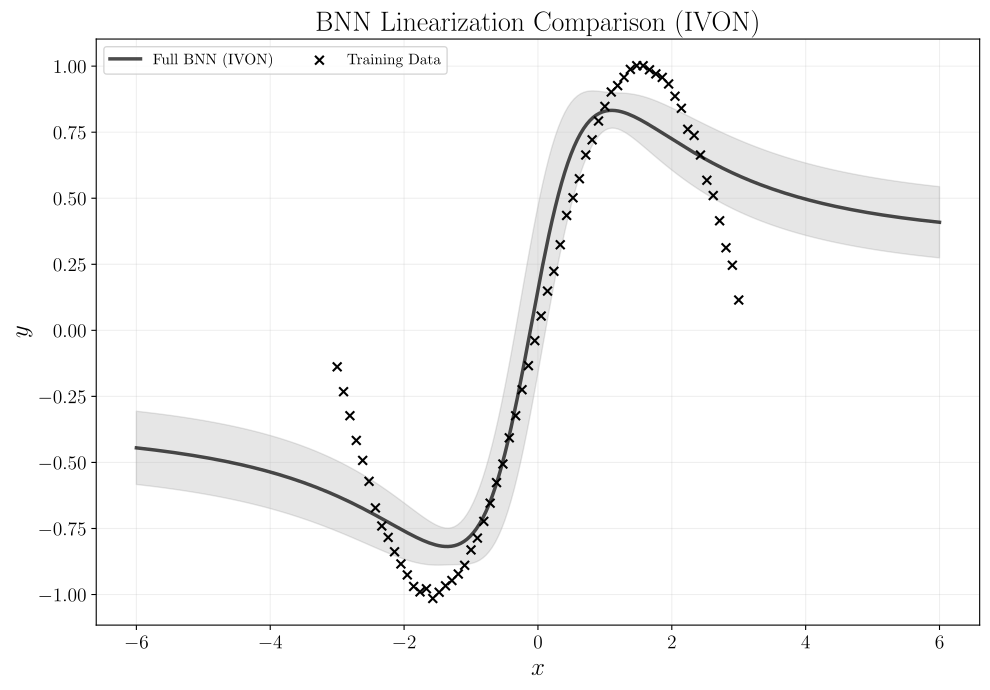

Reproduce this figure in Python.
import torch
import torch.nn as nn
import numpy as np
import matplotlib.pyplot as plt
import argparse
import os
import ivon

from src.linear_utils import compute_exact_posterior, compute_mfvi_analytic
from src.utils import set_seeds

# ICML/LaTeX Formatting
plt.rcParams.update({
    "text.usetex": True,
    "font.family": "serif",
    "font.serif": ["Computer Modern Roman"],
})

# ICML Formatting Constants
LBL_FS = 18
TTL_FS = 20
TICK_FS = 14
LEG_FS = 14
LW_LINE = 2.5

def functional_forward(params, inputs):
    """Computes the forward pass given a list of weights and biases."""
    curr_x = inputs
    # parameters are in order: w0, b0, w1, b1, ...
    param_list = list(params.values())
    for i in range(0, len(param_list), 2):
        w = param_list[i]
        b = param_list[i+1]
        
        lin_out = curr_x @ w.T + b.unsqueeze(0)
        
        if i < len(param_list) - 2:
            curr_x = torch.nn.functional.relu(lin_out)
        else:
            curr_x = lin_out
    return curr_x

def get_average_basis_functions(model, optimizer, x, n_samples=32):
    """Computes the average Jacobian of the model output w.r.t its weights over q(theta)."""
    total_phi = None
    print(f"Sampling {n_samples} times for average basis functions...")
    
    for s in range(n_samples):
        with optimizer.sampled_params():
            # Extract current sampled parameters from the model
            # functional_forward expects them in order p_0, p_1...
            params_sample = {f"p_{i}": p.detach().clone().requires_grad_(True) for i, p in enumerate(model.parameters())}
            
            sample_phi = []
            for i in range(x.shape[0]):
                x_i = x[i:i+1]
                out = functional_forward(params_sample, x_i)
                val = out.sum()
                grads = torch.autograd.grad(val, params_sample.values())
                flat_grad = torch.cat([g.flatten() for g in grads])
                sample_phi.append(flat_grad.detach())
            
            sample_phi = torch.stack(sample_phi)
            if total_phi is None:
                total_phi = sample_phi
            else:
                total_phi += sample_phi
                
    return total_phi / n_samples

def train_ivon(model, optimizer, x, y, noise_sigma, epochs=5000):
    model.train()
    # Average Negative Log-Likelihood for Gaussian
    # NLL = 1/(2*sigma^2) * MSE + 0.5 * log(2*pi*sigma^2)
    losses = []
    for epoch in range(epochs):
        optimizer.zero_grad()
        with optimizer.sampled_params(train=True):
            preds = model(x)
            mse = torch.nn.functional.mse_loss(preds, y)
            loss = mse / (2 * noise_sigma**2)
            loss.backward()
        optimizer.step()
        losses.append(mse.item()) # Still track MSE for the loss curve
        if epoch % 5000 == 0:
            print(f"Epoch {epoch}, Loss (MSE) {mse.item()}")
    model.eval()
    return losses

def main():
    parser = argparse.ArgumentParser(description="BNN Linearization Experiment with IVON")
    parser.add_argument("--width", type=int, default=256)
    parser.add_argument("--depth", type=int, default=1)
    parser.add_argument("--epochs", type=int, default=20000)
    parser.add_argument("--lr", type=float, default=0.05)
    parser.add_argument("--hess_init", type=float, default=1.0)
    parser.add_argument("--noise_sigma", type=float, default=0.1)
    parser.add_argument("--prior_std", type=float, default=0.33)
    parser.add_argument("--train_samples", type=int, default=1)
    parser.add_argument("--test_samples", type=int, default=100)
    parser.add_argument("--basis_samples", type=int, default=32)
    parser.add_argument("--temperature", type=float, default=1.0)
    args = parser.parse_args()

    torch.set_default_dtype(torch.float64)
    set_seeds(42)
    device = "cpu"

    # 1. Data Generation
    N = 64
    N_TEST = 256
    NOISE_SIGMA = 0.01
    
    x_train = torch.linspace(-3, 3, N).reshape(-1, 1)
    # Use the specified noise_sigma for consistency
        # Matching fixed_basis_function.py logic
    # x_train = torch.randn(N, 1) * 2
    y_train = torch.sin(x_train.squeeze(-1)).reshape(-1, 1) + torch.randn(N, 1) * NOISE_SIGMA
    # x_train = x_train / 3.0
    
    x_test = torch.linspace(-6, 6, N_TEST).reshape(-1, 1)
    y_test_clean = torch.sin(x_test.squeeze(-1)).reshape(-1, 1)
    # x_test = x_test / 3.0
    
    # 2. Model and IVON Setup
    layers = []
    curr_dim = 1
    for _ in range(args.depth):
        layers.append(nn.Linear(curr_dim, args.width))
        layers.append(nn.Tanh())
        curr_dim = args.width
    layers.append(nn.Linear(curr_dim, 1))
    model = nn.Sequential(*layers).to(device)
    
    # weight_decay in IVON acts as prior precision (1/prior_var)
    wd = 1.0 / (args.prior_std**2)
    # ess should be the number of training examples
    optimizer = ivon.IVON(model.parameters(), lr=args.lr, ess=N/args.temperature, weight_decay=wd, hess_init=args.hess_init, mc_samples=args.train_samples)
    
    print(f"Training with IVON for {args.epochs} epochs...")
    losses = train_ivon(model, optimizer, x_train, y_train, noise_sigma=NOISE_SIGMA, epochs=args.epochs)
    
    # Plot Loss Curve
    fig_loss, ax_loss = plt.subplots(1, 1, figsize=(8, 5))
    ax_loss.plot(losses, color="red", linewidth=1)
    ax_loss.set_yscale('log')
    ax_loss.set_xlabel("Epoch", fontsize=LBL_FS)
    ax_loss.set_ylabel("MSE Loss", fontsize=LBL_FS)
    ax_loss.set_title("Training Loss Curve", fontsize=TTL_FS)
    ax_loss.grid(True, alpha=0.3)
    fig_loss.savefig("ivon_loss_curve.pdf", bbox_inches='tight')
    plt.close(fig_loss)
    print("Saved loss curve to ivon_loss_curve.pdf")

    # 3. Linearization
    print("Computing average linearized basis functions...")
    params_mean = {f"p_{i}": p.detach() for i, p in enumerate(model.parameters())}
    f_0_train = functional_forward(params_mean, x_train).detach()
    f_0_test = functional_forward(params_mean, x_test).detach()
    
    phi_train = get_average_basis_functions(model, optimizer, x_train, n_samples=args.basis_samples)
    phi_test = get_average_basis_functions(model, optimizer, x_test, n_samples=args.basis_samples)
    
    y_centered = y_train - f_0_train
    
    # 4. Linear Model Comparison
    print("Computing Linearized Exact and MFVI...")
    # Map phi to standard scale for analytical solvers
    # IVON posterior is N(w, 1/h)
    # We can use the Hessian as precision.
    # For LLA: Sigma = H^-1
    
    # Extract IVON Hessian
    with torch.no_grad():
        h_flat = torch.cat([optimizer.state[p]["hess"] if p in optimizer.state and "hess" in optimizer.state[p] else torch.zeros_like(p).flatten() for p in model.parameters()])
        # Wait, in the test script I saw group['hess']. 
        # In ivon source, hess is in group if initialized.
        # Actually it's better to get it from group.
        h_flat = torch.cat([pg["hess"] for pg in optimizer.param_groups])
        
    var_ivon_lla = torch.diag(phi_test @ torch.diag(1.0 / h_flat) @ phi_test.T)
    std_ivon_lla = torch.sqrt(var_ivon_lla + NOISE_SIGMA**2)

    # Compute Analytic Benchmarks (using a standard prior scale for comparison)
    prior_std = 0.33 # Prior scale used in BNN script
    phi_train_scaled = phi_train * prior_std
    phi_test_scaled = phi_test * prior_std
    
    mu_lin_exact, Sigma_lin_exact = compute_exact_posterior(phi_train_scaled, y_centered, NOISE_SIGMA)
    m_lin_mfvi, S_lin_mfvi = compute_mfvi_analytic(phi_train_scaled, y_centered, 1.0, NOISE_SIGMA)
    
    preds_exact = f_0_test + phi_test_scaled @ mu_lin_exact
    std_exact = torch.sqrt(torch.diag(phi_test_scaled @ Sigma_lin_exact @ phi_test_scaled.T))
    
    preds_mfvi = f_0_test + phi_test_scaled @ m_lin_mfvi
    std_mfvi = torch.sqrt(torch.diag(phi_test_scaled @ torch.diag(S_lin_mfvi) @ phi_test_scaled.T))

    # 4b. NN with Optimized Linear MFVI Parameters
    print("Computing BNN (Full NN) with optimized linear MFVI params...")
    delta_w_full = (m_lin_mfvi * prior_std)
    
    # We need a new model instance to avoid messing with tuned means
    opt_model = nn.Sequential(*[nn.Linear(1, args.width), nn.ReLU(), nn.Linear(args.width, 1)] if args.depth==1 else layers).to(device)
    # Actually just clone the model state
    import copy
    opt_model = copy.deepcopy(model)
    
    curr_idx = 0
    with torch.no_grad():
        for p in opt_model.parameters():
            num = p.numel()
            p.data += delta_w_full[curr_idx : curr_idx+num].reshape(p.shape)
            curr_idx += num
    
    # To get CI, we need to sample if we want "Variational" behavior. 
    # But MFVI analytical only gives a Gaussian. 
    # We'll just plot the point prediction for now, or sample white noise on weights.
    bnn_opt_preds = opt_model(x_test).detach()

    # 5. Full IVON Predictions (Sampling)
    print("Sampling from IVON posterior...")
    ivon_samples = []
    for _ in range(args.test_samples):
        with optimizer.sampled_params():
            ivon_samples.append(model(x_test).detach())
    ivon_samples = torch.stack(ivon_samples)
    ivon_mean = ivon_samples.mean(0)
    ivon_std = ivon_samples.std(0)
    ivon_lower = ivon_mean - 2 * ivon_std
    ivon_upper = ivon_mean + 2 * ivon_std

    # 6. Plotting
    print("Plotting results...")
    fig, ax = plt.subplots(1, 1, figsize=(10, 7))
    
    # Plot Linearized Exact
    # ax.plot(x_test.squeeze(), preds_exact.squeeze(), color="#1f77b4", label="Linearized Exact (opt)", linewidth=LW_LINE)
    # ax.fill_between(x_test.squeeze(), (preds_exact.squeeze() - 2*std_exact.squeeze()), (preds_exact.squeeze() + 2*std_exact.squeeze()), alpha=0.1, color="#1f77b4")
    
    # Plot LLA of IVON
    # ax.plot(x_test.squeeze(), f_0_test.squeeze(), color="green", label="LLA of IVON", ls=":", linewidth=LW_LINE)
    # ax.fill_between(x_test.squeeze(), (f_0_test.squeeze() - 2*std_ivon_lla.squeeze()), (f_0_test.squeeze() + 2*std_ivon_lla.squeeze()), alpha=0.15, color="green")

    # Plot Linearized MFVI (optimal)
    # ax.plot(x_test.squeeze(), preds_mfvi.squeeze(), color="#ff7f0e", label="Linearized MFVI (opt)", ls="--", linewidth=LW_LINE)
    # ax.fill_between(x_test.squeeze(), (preds_mfvi.squeeze() - 2*std_mfvi.squeeze()), (preds_mfvi.squeeze() + 2*std_mfvi.squeeze()), alpha=0.1, color="#ff7f0e")

    # Plot Full IVON (learned)
    ax.plot(x_test.squeeze(), ivon_mean.squeeze(), color="black", label="Full BNN (IVON)", linewidth=LW_LINE, alpha=0.7)
    ax.fill_between(x_test.squeeze(), ivon_lower.squeeze(), ivon_upper.squeeze(), alpha=0.1, color="black")

    # Data points
    ax.scatter(x_train, y_train, s=40, c="black", marker='x', label="Training Data", zorder=10)
    
    ax.set_xlabel("$x$", fontsize=LBL_FS)
    ax.set_ylabel("$y$", fontsize=LBL_FS)
    ax.set_title(f"BNN Linearization Comparison (IVON)", fontsize=TTL_FS)
    ax.tick_params(labelsize=TICK_FS)
    ax.grid(True, alpha=0.2)
    ax.legend(fontsize=LEG_FS-3, loc="upper left", ncol=2)
        
    plt.tight_layout()
    fig.savefig("bnn_linearization_ivon.pdf", bbox_inches='tight')
    plt.show()
    print("Saved plot to bnn_linearization_ivon.pdf")

if __name__ == "__main__":
    main()
